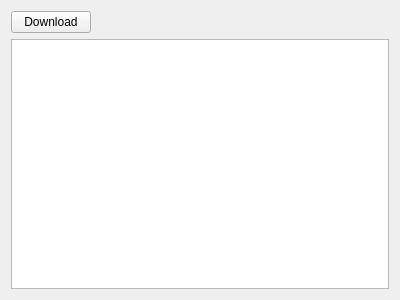
<?xml version="1.0" encoding="UTF-8"?>
<ui version="4.0">
 <class>Widget</class>
 <widget class="QWidget" name="Widget">
  <property name="geometry">
   <rect>
    <x>0</x>
    <y>0</y>
    <width>400</width>
    <height>300</height>
   </rect>
  </property>
  <property name="windowTitle">
   <string>Widget</string>
  </property>
  <layout class="QGridLayout" name="gridLayout">
   <item row="0" column="0">
    <widget class="QPushButton" name="pushButton">
     <property name="text">
      <string>Download</string>
     </property>
    </widget>
   </item>
   <item row="1" column="0" colspan="2">
    <widget class="QTextEdit" name="textEdit"/>
   </item>
   <item row="0" column="1">
    <spacer name="horizontalSpacer">
     <property name="orientation">
      <enum>Qt::Horizontal</enum>
     </property>
     <property name="sizeHint" stdset="0">
      <size>
       <width>40</width>
       <height>20</height>
      </size>
     </property>
    </spacer>
   </item>
  </layout>
 </widget>
 <layoutdefault spacing="6" margin="11"/>
 <resources/>
 <connections/>
</ui>
